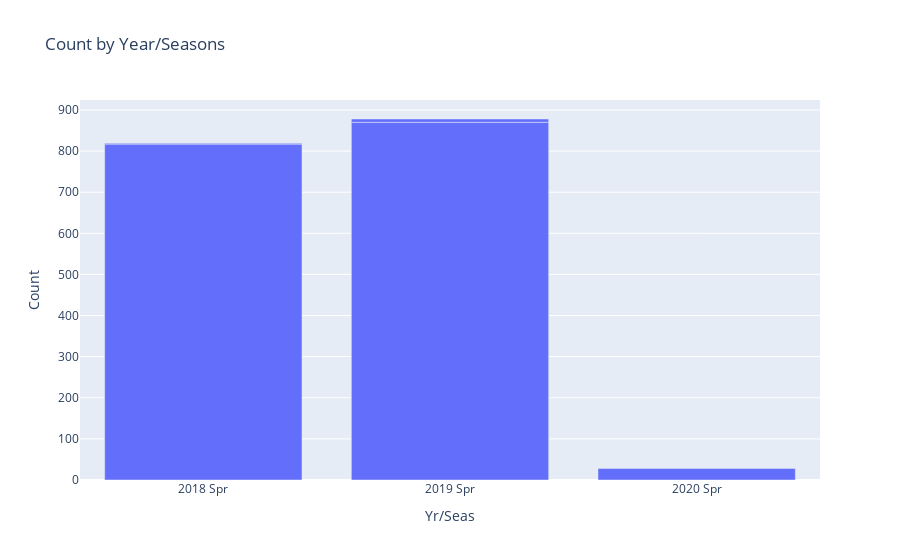

Here is the notebook cell this chart was saved with:
### Code cell
# Create a bar chart using Plotly

fig = go.Figure(data=[
    go.Bar(x=df_filtered['Yr/Seas'], y=df_filtered['Count'])
])

fig.update_layout(
    title='Count by Year/Seasons',
    xaxis_title='Yr/Seas',
    yaxis_title='Count'
)

fig.show()

### Figure 1 — Plotly figure (JSON) as saved in the notebook; plotly's stock layout.template omitted (floating-point values rounded to 4 significant figures)
{"data": [{"type": "bar", "x": ["2018 Spr", "2018 Spr", "2019 Spr", "2019 Spr", "2020 Spr"], "y": [817, 2, 870, 8, 28]}], "layout": {"autosize": true, "title": {"text": "Count by Year/Seasons"}, "xaxis": {"autorange": true, "range": [-0.5, 2.5], "title": {"text": "Yr/Seas"}, "type": "category"}, "yaxis": {"autorange": true, "range": [0, 924.2], "title": {"text": "Count"}, "type": "linear"}}}
